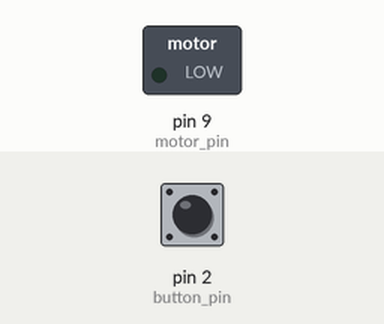
Bench run of a sketch on a simulated Arduino Uno, built with avr-gcc and run on an emulated ATmega328P. Shown: switched loads named in the sketch (green lamp = pin HIGH). Inputs (shaded band) come from the test bench; at power-on: pin 2 (button_pin) LOW.

Above: at 1.2 s.
1.3 s: pin 2 (button_pin) pulled HIGH for 0.15 s
At 1.37 s:
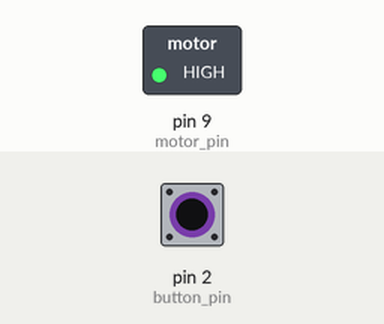
2.9 s: pin 2 (button_pin) pulled HIGH for 3.2 s
At 6.6 s:
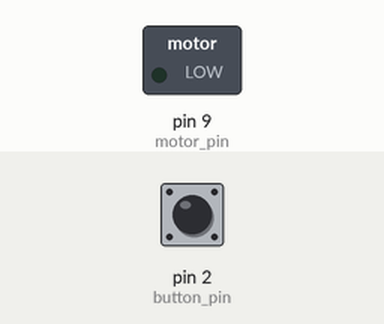
Timing chart, 0 to 8.1 s (numbered marks = the images above; inputs shaded):
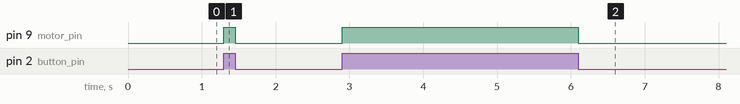

The sketch:

girandola_motor_1stmosfet.ino
```cpp
const int button_pin = 2, motor_pin = 9;
int state = 0;

void setup() {
  pinMode(motor_pin, OUTPUT);
  pinMode(button_pin, INPUT);
}

void loop() {

  state = digitalRead(button_pin);

  if(state == HIGH) {
    digitalWrite(motor_pin, HIGH);
  } else {
    digitalWrite(motor_pin, LOW);
  }

}
```

Measured:
- after the input at 1.3 s, pin 9 (motor_pin): LOW → HIGH at once, → LOW 0.15 s later
- after the input at 2.9 s, pin 9 (motor_pin): LOW → HIGH at once, → LOW 3.2 s later
